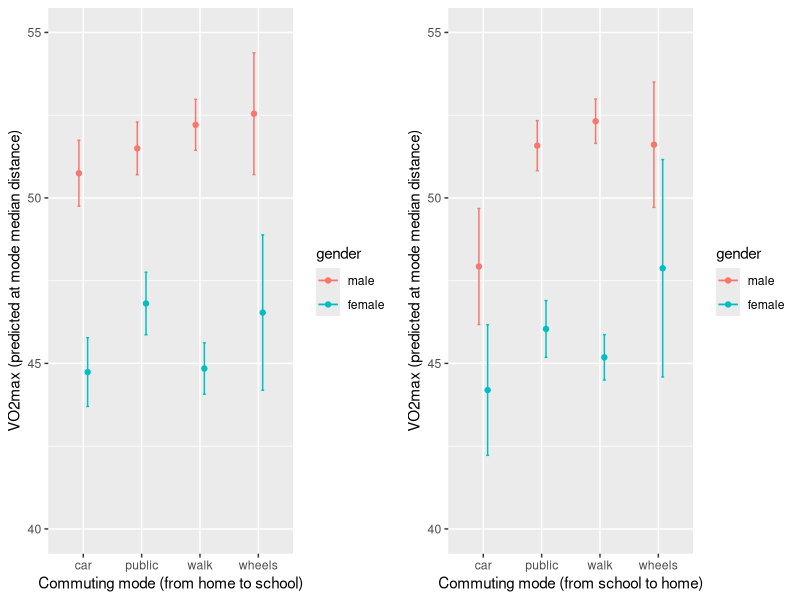

Write the R code that produced this figure.
#B. Lesko�ek, 2024-04-25.
#for B. Francis, synDiffix
#code used for paper https://link.springer.com/content/pdf/10.1186/s12889-021-10326-6.pdf

# Total columns: "VO2max","CommToSch","CommHome","gender","age","MVPAsqrt","DistLog2Home","DistLog2ToSch","DistFromHome","DistFromSchool"

#set working dir
library(ggplot2)

#pseudo-anon. data !!
#load("CommDataSyn.Rdata")
dd <- read.csv("CommDataSyn_target_VO2max_all.csv")
dd$CommToSch = factor(dd$CommToSch, levels=c('car', 'public', 'wheels', 'walk'))
dd$CommHome = factor(dd$CommHome, levels=c('car', 'public', 'wheels', 'walk'))
dd$gender = factor(dd$gender, levels=c('male', 'female'))

### from Home 2 Sch
#par(mfrow=c(1,2))
m=lm(VO2max ~ CommToSch*gender + age + MVPAsqrt + DistLog2ToSch:CommToSch , data=dd)
summary(m)
new= data.frame(gender=c(rep(1,4), rep(2,4)), CommToSch=0:3, age=mean(dd$age), MVPAsqrt=mean(dd$MVPAsqrt),
                DistLog2ToSch=aggregate(dd[, "DistLog2ToSch"], list(dd$CommToSch), median)$x)
#    airDistLog2=aggregate(dd[, "airDistLog2"], list(dd$commGrp, dd$gender), median)$x)
new$gender= factor(new$gender);  levels(new$gender)=levels(dd$gender)
new$CommToSch= factor(new$CommToSch);  levels(new$CommToSch)=levels(dd$CommToSch)
new$CommToSch = factor(new$CommToSch,levels(dd$CommToSch)[c(1,2,4,3)])
Ypred= predict.lm(m, new)
pred.w.plim <- predict(m, new, interval = "prediction")
pred.w.clim <- predict(m, new, interval = "confidence")
#matplot(new$x, cbind(pred.w.clim, pred.w.plim[,-1]), lty = c(1,2,2,3,3), type = "l", ylab = "predicted y")
pd <- position_dodge(0.3) # move them .05 to the left and right
q=cbind(new, pred.w.clim)
#png("Fig2.png", 14, 13, units="cm", res=600)
p1=ggplot(q, aes(x=CommToSch, y=fit, colour=gender)) +  geom_errorbar(aes(ymin=lwr, ymax=upr), width=.1, position=pd) +
  geom_line(position=pd) +   geom_point(position=pd) +ylim(40,55)+ xlab("Commuting mode (from home to school)") + ylab("VO2max (predicted at mode median distance)")
#dev.off()


### from Sch 2 Home
m=lm(VO2max ~ CommHome*gender + age + MVPAsqrt + DistLog2Home:CommHome , data=dd)
summary(m)
new= data.frame(gender=c(rep(1,4), rep(2,4)), CommHome=0:3, age=mean(dd$age), MVPAsqrt=mean(dd$MVPAsqrt), DistLog2Home=aggregate(dd[, "DistLog2Home"], list(dd$CommHome), median)$x)
new$gender= factor(new$gender);  levels(new$gender)=levels(dd$gender)
new$CommHome= factor(new$CommHome);  levels(new$CommHome)=levels(dd$CommHome)
new$CommHome = factor(new$CommHome,levels(dd$CommHome)[c(1,2,4,3)])
Ypred= predict.lm(m, new)
pred.w.plim <- predict(m, new, interval = "prediction")
pred.w.clim <- predict(m, new, interval = "confidence")
pd <- position_dodge(0.3) # move them .05 to the left and right
q=cbind(new, pred.w.clim)
p2=ggplot(q, aes(x=CommHome, y=fit, colour=gender)) +  geom_errorbar(aes(ymin=lwr, ymax=upr), width=.1, position=pd) +
  geom_line(position=pd) +   geom_point(position=pd)+ylim(40,55) + xlab("Commuting mode (from school to home)") + ylab("VO2max (predicted at mode median distance)")
png("FigSyn2a_all.png", 20, 10, units="cm", res=600)
library(gridExtra)
grid.arrange(p1, p2, ncol=2)
dev.off()
